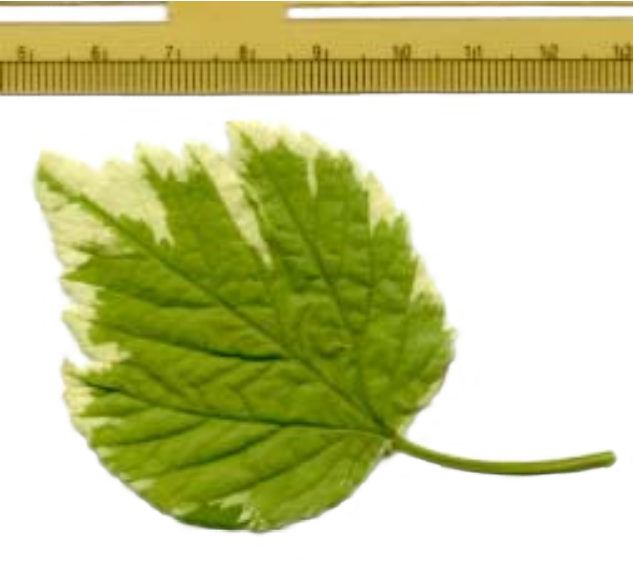
%> input picture Matlab/Immagini/Elaborazione 2/Altro/foglia.png, 634 x 561 px
$ octave Untitled2.m   (GNU Octave 9; MATLAB toolbox functions it lacks are replaced by stand-ins)
%> lines starting %> are read from the running program, lines starting %| are printed output that depends on the picture
clc; clear all; close all;

I=imread('foglia.png');
%> I is the input picture: size 561x634x3 uint8; mean R, G, B 198.4, 201.6, 146.6
figure; imshow(I);
I=rgb2gray(I);
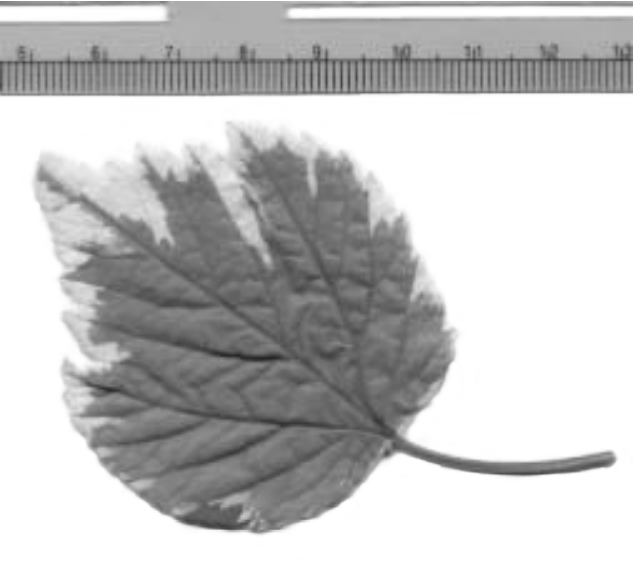
%> I: size 561x634 uint8; min 36, max 255, mean 194.4
figure; imshow(I);


gradiente_immagine = imgradient(I, 'sobel'); %Calcolo la dimensione del gradiente e la direzione
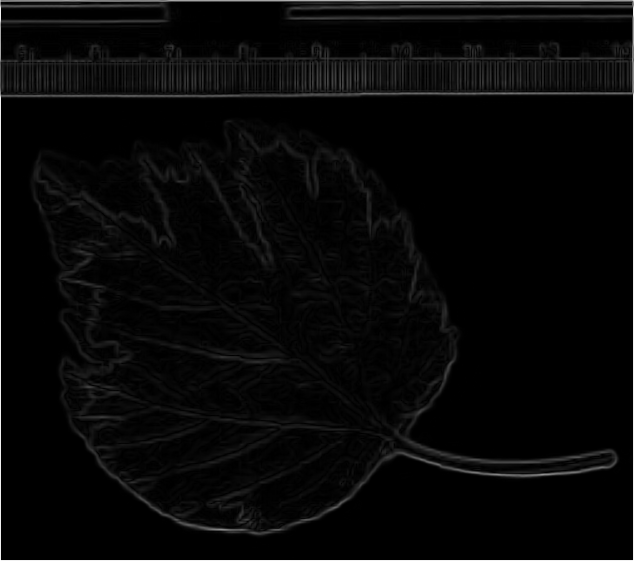
%> gradiente_immagine: size 561x634 double; min 0, max 1081.9, mean 33.3; drawn with min black and max white
%     figure;imshsobelow(gradiente_immagine);
massimo=max(gradiente_immagine(:));
%> massimo = 1081.9
I_minima = gradiente_immagine/max(gradiente_immagine(:)); %trovo i valori minimi(più forti)
I_minima = I_minima*100; %salvo i valori minimi
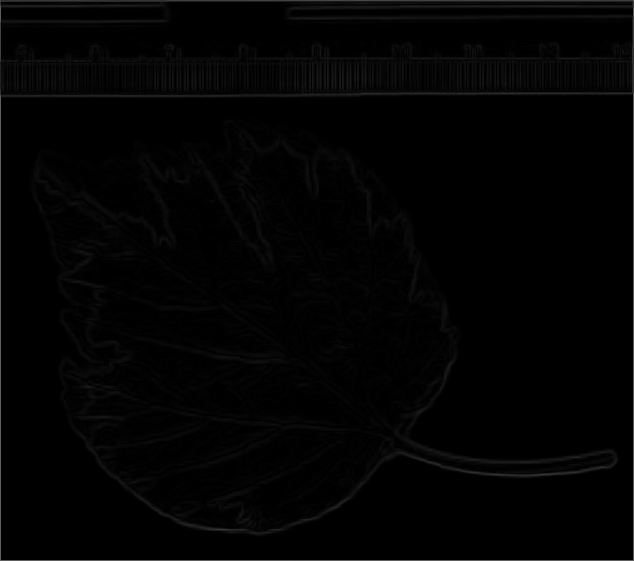
%> I_minima: size 561x634 double; min 0, max 100, mean 3.1
Immagine_filtrata = floor(I_minima); %approssimo per difetto
Immagine_filtrata = Immagine_filtrata/100; %torno ai valori normali
J = imbinarize(Immagine_filtrata); %binarizzo l'immagine con valori 0 o 1
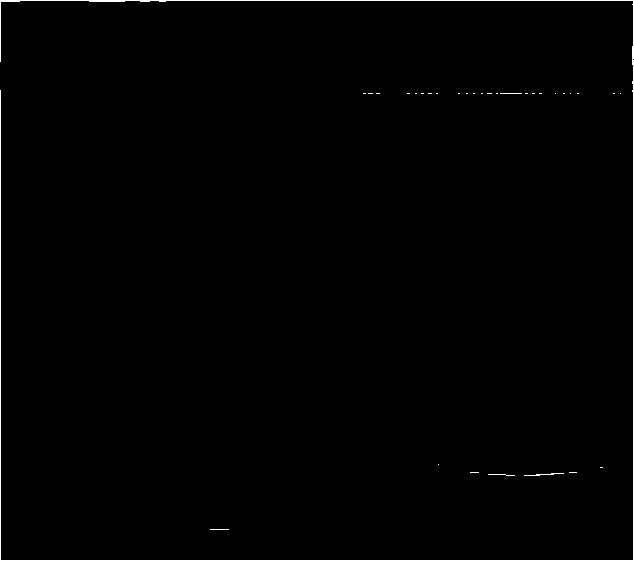
%> J: size 561x634 logical; 0.74% white in thin lines or dots
figure; imshow(J); title('qui');
Ifill = imfill(J,'holes');
figure; imshow(Ifill);
